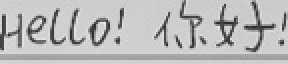
#> input picture app_en_gen/effect_layout_image/line_bottom/images/000000000.jpg, 144 x 32 px, found by its file name (shown 2 times larger)
$ python 1.py
#> lines starting #> are read from the running program, lines starting #| are printed output that depends on the picture
# python3.7
# -*- coding: utf-8 -*-
# @Author : listen
# @Time   :

from os import listdir
from PIL import Image


def pinjie():
    # 获取当前文件夹中所有JPG图像
    # im_list = [Image.open(fn) for fn in listdir() if fn.endswith('.jpg')]
    ims = [Image.open("./image/000000000.jpg"), Image.open("./image/000000001.jpg")]
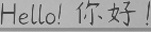
#> input picture app_en_gen/effect_layout_image/line_bottom/images/000000001.jpg, 151 x 32 px, found by its file name
    # [7 lines of commented-out code are left out]
    width, height = ims[0].size
#> width = 144; height = 32

    # 创建空白长图
    result = Image.new(ims[0].mode, (width, height * len(ims)))
#> result: PIL image 144x64 L; every value is 0

    # 拼接图片
    for i, im in enumerate(ims):
        result.paste(im, box=(0, i * height))
#> this loop made 2 passes
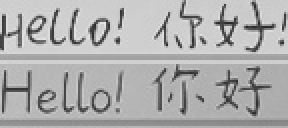
#> result: PIL image 144x64 L (shown 2 times larger); min 40, max 234, mean 174.7

    # 保存图片
    result.save('res1.jpg')


if __name__ == '__main__':
    pinjie()
